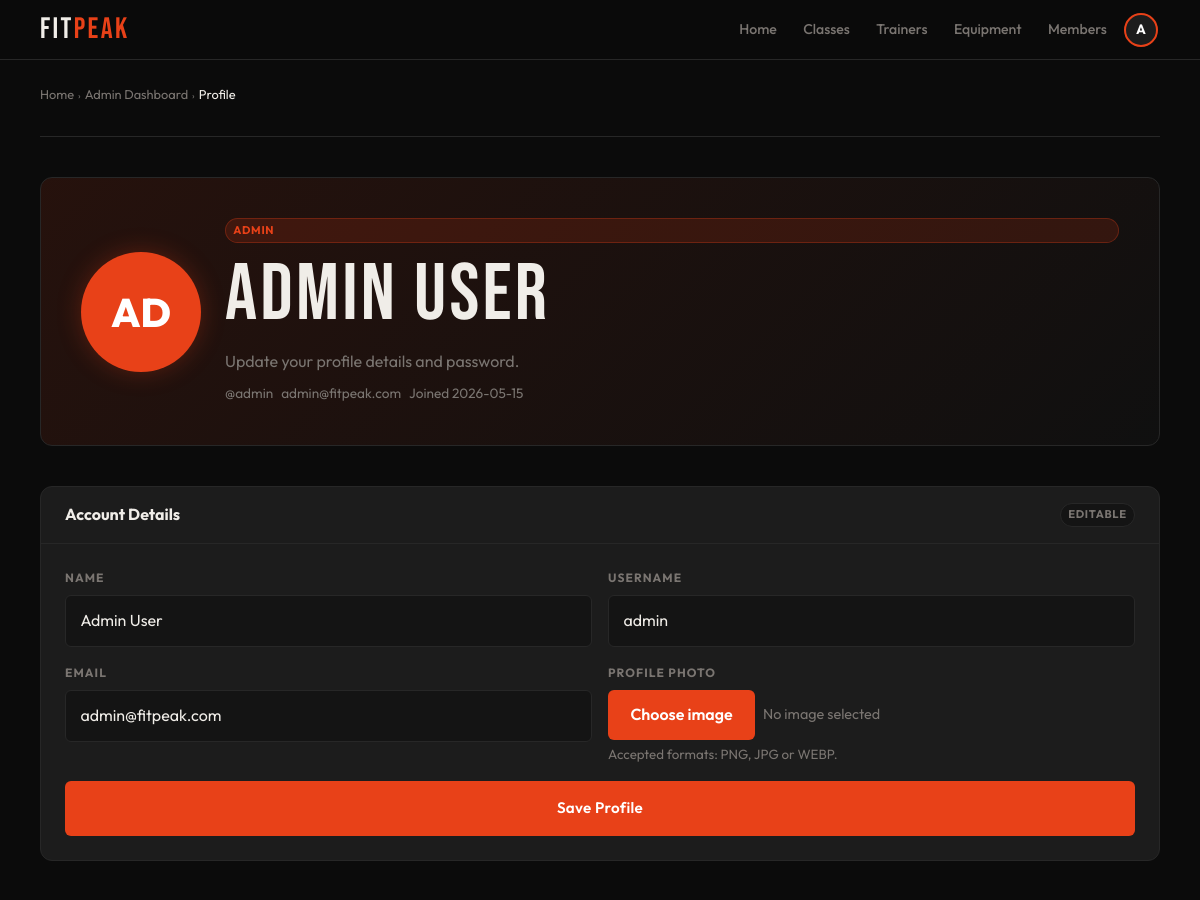
The app's page /admin/profile.php (signed in, upper part), older data.
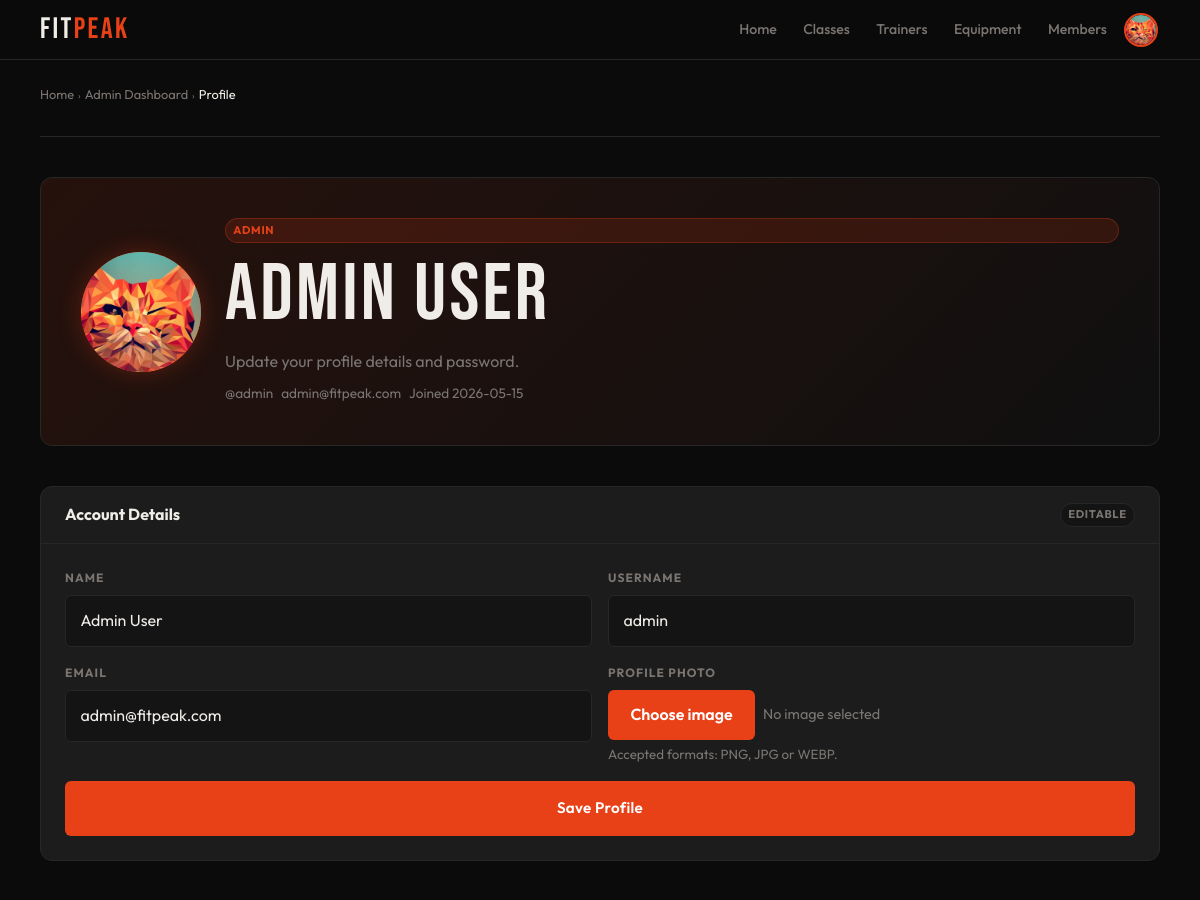
The same page, newer data.
### tables this page shows
CREATE TABLE users (
    id INTEGER PRIMARY KEY AUTOINCREMENT,
    name TEXT NOT NULL,
    username TEXT UNIQUE NOT NULL,
    email TEXT UNIQUE NOT NULL,
    password TEXT NOT NULL,
    role TEXT NOT NULL DEFAULT 'member' CHECK(role IN ('member','trainer','admin')),
    photo TEXT DEFAULT NULL,
    active INTEGER NOT NULL DEFAULT 1,
    created_at DATETIME DEFAULT CURRENT_TIMESTAMP
);

### db/profile.php (called while the page is built, shortened)
<?php
function getUserProfileById($pdo, $userId) {
    $stmt = $pdo->prepare("SELECT id, name, username, email, role, photo, active, created_at FROM users WHERE id = ? AND active = 1");
    $stmt->execute([$userId]);
    return $stmt->fetch(PDO::FETCH_ASSOC);
}

### template/profile.php (the view, shortened to what this page needs)
<?php
function profile_role_label($role) {
    return [
        'member' => 'Member',
        'trainer' => 'Trainer',
        'admin' => 'Admin'
    ][$role] ?? ucfirst($role);
}
    ?>
    <?php
function output_profile_hero($user, $subtitle = '') {
    $photo = $user['photo'] ?? null;
    $initials = strtoupper(substr($user['name'], 0, 2));
    ?>
    <section class="profile-hero">
        <div class="profile-avatar-large">
            <?php if (!empty($photo)): ?>
                <img src="<?= htmlspecialchars($photo) ?>" alt="<?= htmlspecialchars($user['name']) ?>">
            <?php else: ?>
                <span><?= htmlspecialchars($initials) ?></span>
            <?php endif; ?>
        </div>
        <div class="profile-hero-content">
            <span class="badge badge-accent">
                <?= htmlspecialchars(profile_role_label($user['role'])) ?>
            </span>
            <h1><?= htmlspecialchars($user['name']) ?></h1>
            <p>
                <?= htmlspecialchars($subtitle !== '' ? $subtitle : $user['email']) ?>
            </p>
            <div class="profile-meta-row">
                <span>@<?= htmlspecialchars($user['username']) ?></span>
                <span><?= htmlspecialchars($user['email']) ?></span>
                <?php if (!empty($user['created_at'])): ?>
                    <span>Joined <?= htmlspecialchars(substr($user['created_at'], 0, 10)) ?></span>
                <?php endif; ?>
            </div>
        </div>
    </section>
    <?php
}
function output_basic_profile_form($user) {
    ?>
    <section class="card profile-card">
        <div class="card-head">
            <h2>Account Details</h2>
            <span class="badge badge-muted">Editable</span>
        </div>
        <div class="card-body">
            <form method="post" class="profile-form" enctype="multipart/form-data">
                <div class="profile-form-grid">
                    <div class="form-group">
                        <label class="form-label" for="name">Name</label>
                        <input
                            class="form-input"
                            type="text"
                            id="name"
                            name="name"
                            value="<?= htmlspecialchars($user['name']) ?>"
                            required
                        >
                    </div>
                    <div class="form-group">
                        <label class="form-label" for="username">Username</label>
                        <input
                            class="form-input"
                            type="text"
                            id="username"
                            name="username"
                            value="<?= htmlspecialchars($user['username']) ?>"
                            required
                        >
                    </div>
                    <div class="form-group">
                        <label class="form-label" for="email">Email</label>
                        <input
                            class="form-input"
                            type="email"
                            id="email"
                            name="email"
                            value="<?= htmlspecialchars($user['email']) ?>"
                            required
                        >
                    </div>
                    <div class="form-group">
                        <label class="form-label" for="photo">Profile photo</label>
                        <div class="custom-file-upload">
                            <label for="photo" class="custom-file-button">
                                Choose image
                            </label>
                            <span id="file-name" class="custom-file-name">
                                No image selected
                            </span>
                        </div>
                        <small class="text-muted">
                            Accepted formats: PNG, JPG or WEBP.
                        </small>
                    </div>
                </div>
                <button class="main-button" type="submit">
                    Save Profile
                </button>
            </form>
        </div>
    </section>
    <?php
}
    ?>

### includes/header.php (shortened to what this page needs)
<?php
if (!function_exists('output_header')) {
    function output_header($pageCss) {
        $loggedIn = isset($_SESSION['user_id']);
        $userName = $_SESSION['user_name'] ?? '';
        $userRole = $_SESSION['role'] ?? '';
        $userPhoto = $_SESSION['user_photo'] ?? null;
        function getAvatarHtml($name, $photo = null) {
            $initial = strtoupper(substr($name, 0, 1));
            if (!empty($photo)) {
                return '<img src="' . htmlspecialchars($photo) . '" alt="' . htmlspecialchars($name) . '" class="avatar-img">';
            }
            return '<span class="avatar-initial">' . htmlspecialchars($initial) . '</span>';
        }
?>
<!DOCTYPE html>
<html lang="en">
<head>
    <link rel="stylesheet" href="../css/base.css">
    <link rel="stylesheet" href="../css/components.css">
    <link rel="stylesheet" href="../css/pages/<?= $pageCss ?>">
</head>
<body>
<header>
    <nav class="navbar" aria-label="Main navigation">
        <a href="../index.php" class="logo">FIT<span>PEAK</span></a>
        <ul class="nav-menu">
            <?php if ($loggedIn): ?>
                <?php if ($userRole === 'member'): ?>
                    <li><a href="../member/member-dashboard.php">Home</a></li>
                    <li><a href="../pages/classes.php">Classes</a></li>
                    <li><a href="../pages/trainers.php">Trainers</a></li>
                    <li><a href="../pages/equipment.php">Equipment</a></li>
                    <li class="nav-avatar">
                    <a href="../member/profile.php" class="avatar-link" title="My Profile">
                        <div class="avatar">
                            <?= getAvatarHtml($userName, $userPhoto) ?>
                        </div>
                    </a>
                </li>
                <?php elseif ($userRole === 'admin'): ?>
                    <li><a href="../admin/admin-dashboard.php">Home</a></li>
                    <li><a href="../admin/classes.php">Classes</a></li>
                    <li><a href="../admin/trainers.php">Trainers</a></li>
                    <li><a href="../admin/equipment.php">Equipment</a></li>
                    <li><a href="../admin/members.php">Members</a></li>
                    <li class="nav-avatar">
                    <a href="../admin/profile.php" class="avatar-link" title="My Profile">
                        <div class="avatar">
                            <?= getAvatarHtml($userName, $userPhoto) ?>
                        </div>
                    </a>
                </li>
                <?php endif; ?>
            <?php endif; ?>
        </ul>
    </nav>
</header>
<?php
    }
}
?>

### admin/profile.php (shortened to what this page needs)
<?php
require_once '../includes/header.php';
require_once '../includes/footer.php';
require_once '../db/profile.php';
require_once '../template/profile.php';
$pdo = getDatabaseConnection();
$userId = $_SESSION['user_id'];
$user = getUserProfileById($pdo, $userId);
output_header('profile.css');
?>
<main class="main profile-page">
    <div class="container">
        <header class="page-header">
            <nav>
                <ol class="breadcrumb">
                    <li><a href="../index.php">Home</a></li>
                    <li><span class="breadcrumb-sep">›</span></li>
                    <li><a href="admin-dashboard.php">Admin Dashboard</a></li>
                    <li><span class="breadcrumb-sep">›</span></li>
                    <li><span>Profile</span></li>
                </ol>
            </nav>
        </header>
        <?php output_profile_hero($user, 'Update your profile details and password.'); ?>
        <?php output_basic_profile_form($user); ?>
    </div>
</main>
<?php output_footer(); ?>

### includes/footer.php (shortened to what this page needs)
<?php
function output_footer() { ?>
    </body>
    </html>
<?php } ?>

### css/base.css (style rules this page uses)
:root { --bg: #0b0b0b; --surface: #141414; --card: #1c1c1c; --border: #272727; --accent: #e84118; --accent-glow: rgba(232, 65, 24, 0.28); --text: #f0ede8; --muted: #7a7571; --success: #2ed573; --warning: #ffa502; --danger: #ff4757; --info: #1e90ff; --ff-display: 'Bebas Neue', sans-serif; --ff-body: 'Outfit', sans-serif; --sp-xs: 0.25rem; --sp-sm: 0.5rem; --sp-md: 1rem; --sp-lg: clamp(1rem, 3vw, 1.5rem); --sp-xl: clamp(1.5rem, 5vw, 2.5rem); --sp-2xl: clamp(2rem, 7vw, 4rem); --nav-h: 60px; --r-sm: 6px; --r-md: 12px; --r-pill: 999px; --touch: 44px; --max-w: 1200px; --shadow-a: 0 0 24px var(--accent-glow); --t: 0.22s cubic-bezier(0.4, 0, 0.2, 1); }
*, *::before, *::after { box-sizing: border-box; margin: 0; padding: 0; }
html { font-size: 16px; scroll-behavior: smooth; -webkit-text-size-adjust: 100%; }
body { font-family: var(--ff-body); background: var(--bg); color: var(--text); line-height: 1.6; min-height: 100dvh; display: flex; flex-direction: column; overflow-x: hidden; }
img, svg { display: block; max-width: 100%; height: auto; }
a { color: inherit; text-decoration: none; }
ul, ol { list-style: none; }
button { cursor: pointer; border: none; background: none; font: inherit; }
input, select, textarea { font: inherit; }
h1, h2, h3, h4, h5, h6 { font-family: var(--ff-display); letter-spacing: 0.04em; line-height: 1.1; font-weight: 400; }
h1 { font-size: clamp(2.2rem, 7vw, 5rem); }
h2 { font-size: clamp(1.6rem, 5vw, 3rem); }
p { line-height: 1.75; }
.container { width: 100%; max-width: var(--max-w); margin-inline: auto; padding-inline: var(--sp-md); }
.main { flex: 1; padding-top: var(--nav-h); }
.text-muted { color: var(--muted); }
@media (min-width: 640px) { .container { padding-inline: var(--sp-lg); } }
@media (min-width: 1024px) { .container { padding-inline: var(--sp-xl); } }

### css/pages/profile.css (style rules this page uses)
.profile-page { padding-bottom: var(--sp-2xl); }
.profile-hero { display: grid; grid-template-columns: 1fr; gap: var(--sp-lg); align-items: center; background: linear-gradient(135deg, rgba(232, 65, 24, 0.12), rgba(255, 255, 255, 0.02)); border: 1px solid var(--border); border-radius: var(--r-md); padding: var(--sp-xl); margin-bottom: var(--sp-xl); }
.profile-avatar-large { width: 120px; height: 120px; border-radius: 50%; background: var(--accent); color: #fff; display: flex; align-items: center; justify-content: center; font-size: 2.5rem; font-weight: 800; overflow: hidden; box-shadow: var(--shadow-a); }
.profile-avatar-large img { width: 100%; height: 100%; object-fit: cover; }
.profile-hero-content { display: flex; flex-direction: column; gap: var(--sp-sm); }
.profile-hero-content h1 { margin: 0; }
.profile-hero-content p { color: var(--muted); max-width: 65ch; }
.profile-meta-row { display: flex; flex-wrap: wrap; gap: var(--sp-sm); color: var(--muted); font-size: 0.85rem; }
.profile-card { margin-bottom: var(--sp-xl); }
.profile-card .card-head h2 { font-family: var(--ff-body); font-size: 1rem; font-weight: 700; letter-spacing: 0; }
.profile-form { display: flex; flex-direction: column; gap: var(--sp-md); }
.profile-form-grid { display: grid; grid-template-columns: 1fr; gap: var(--sp-md); }
.form-group { display: flex; flex-direction: column; gap: var(--sp-xs); }
.form-input { width: 100%; min-height: var(--touch); background: var(--surface); border: 1px solid var(--border); border-radius: var(--r-sm); color: var(--text); padding: 0.75rem 0.9rem; transition: border-color var(--t), box-shadow var(--t); }
.custom-file-upload { display: flex; align-items: center; gap: var(--sp-sm); flex-wrap: wrap; }
.custom-file-button { display: inline-flex; align-items: center; justify-content: center; min-height: var(--touch); padding: 0.75rem 1.4rem; border-radius: var(--r-sm); background: var(--accent); color: #fff; font-weight: 600; cursor: pointer; transition: background var(--t), box-shadow var(--t), transform var(--t); }
.custom-file-name { color: var(--muted); font-size: 0.9rem; }
@media (min-width: 640px) { .profile-hero { grid-template-columns: auto 1fr; } }
@media (min-width: 640px) { .profile-form-grid { grid-template-columns: repeat(2, 1fr); } }

Row changes from the older to the newer data that the page shows:
changed users "Admin User": photo: picture added; name "AD" → (not shown)
Text that changed along with them:
$initial: "A" → (not shown)
